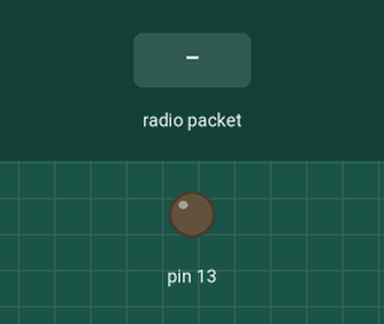
Recording of a sketch running on a simulated Arduino Uno, built with avr-gcc and run on an emulated ATmega328P. Shown: output pins drawn as LEDs (lit = HIGH). The test bench sets the inputs (shaded band). No radio packets arrive unless stated.

Above: at 1.3 s.
1.4 s: radio packet "1" arrives
At 1.9 s:
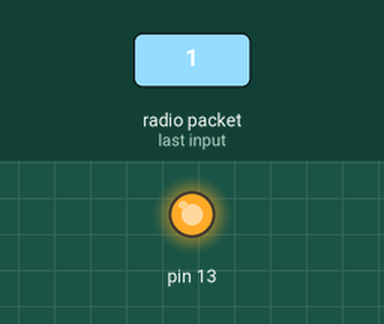
Timing chart, 0 to 4.4 s (numbered marks = the images above; inputs shaded):
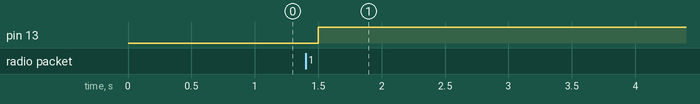

Measured:
- after the input at 1.4 s, pin 13: LOW → HIGH after 0.10 s

The sketch:

recieve.ino
```cpp
#include <SoftwareSerial.h>
#include <VirtualWire.h>
char *controller;

int ROOMBArxPin = 3;
int ROOMBAtxPin = 4;
SoftwareSerial Roomba(ROOMBArxPin,ROOMBAtxPin);

void setup()
{
  Roomba.begin(115200);

  //receive
    vw_set_ptt_inverted(true); // Required for DR3100
    vw_set_rx_pin(12);
    vw_setup(4000);  // Bits per sec
    pinMode(13, OUTPUT);

    vw_rx_start();       // Start the receiver PLL running
}

void loop() {
  //if (vw_have_message())
  //{

    uint8_t buf[VW_MAX_MESSAGE_LEN];
    uint8_t buflen = VW_MAX_MESSAGE_LEN;

    if (vw_get_message(buf, &buflen)) // Non-blocking
    {
       digitalWrite(13,1);
       Roomba.write((uint8_t)buf[0]);
    }
  //}

  delay(500);
}
```
